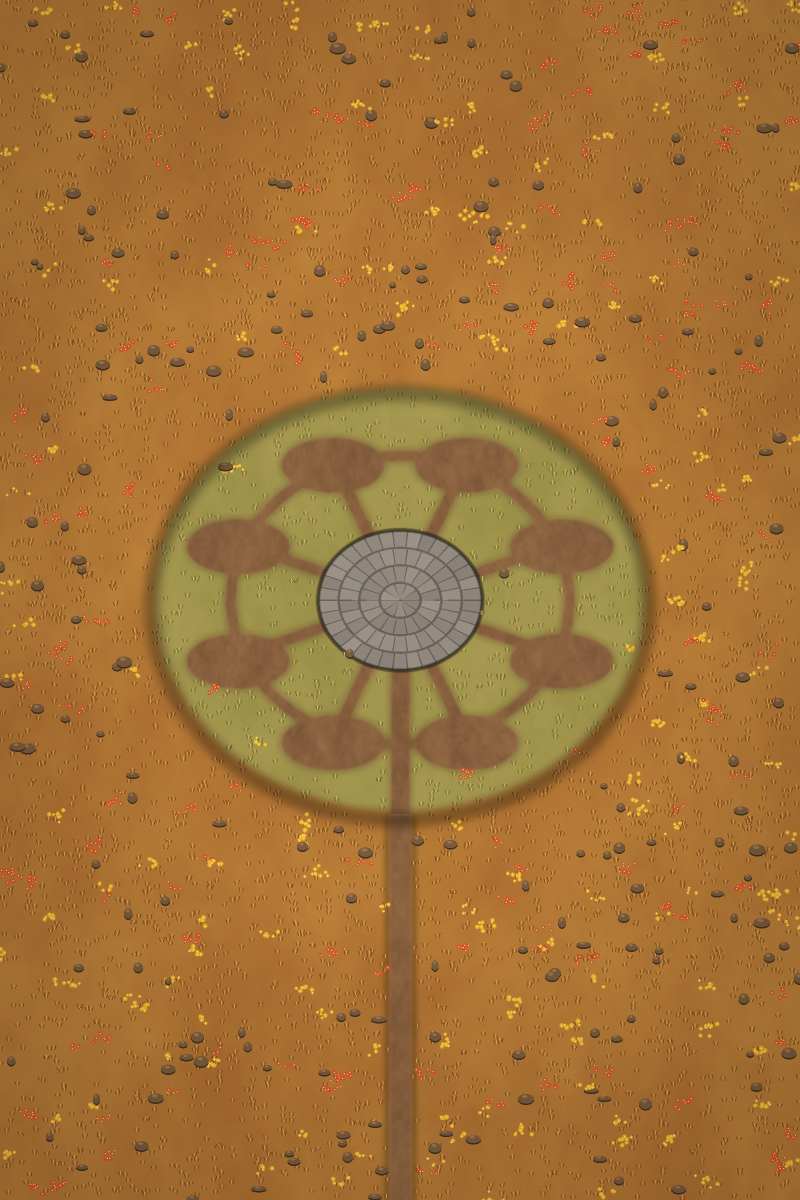
#> input picture Assets/Resources/Art/base_ground_autumn.jpg, 1600 x 2400 px (shown at 1/2 size)
$ python cutout.py ../../Assets/Resources/Art/base_ground_autumn.jpg ../../Assets/Resources/Art/base_ground_desert.jpg
#> lines starting #> are read from the running program, lines starting #| are printed output that depends on the picture
import sys, numpy as np, cv2
from PIL import Image
src, dst = sys.argv[1], sys.argv[2]
im = np.array(Image.open(src).convert('RGB')).astype(np.int16)
mn, mx = im.min(axis=2), im.max(axis=2)
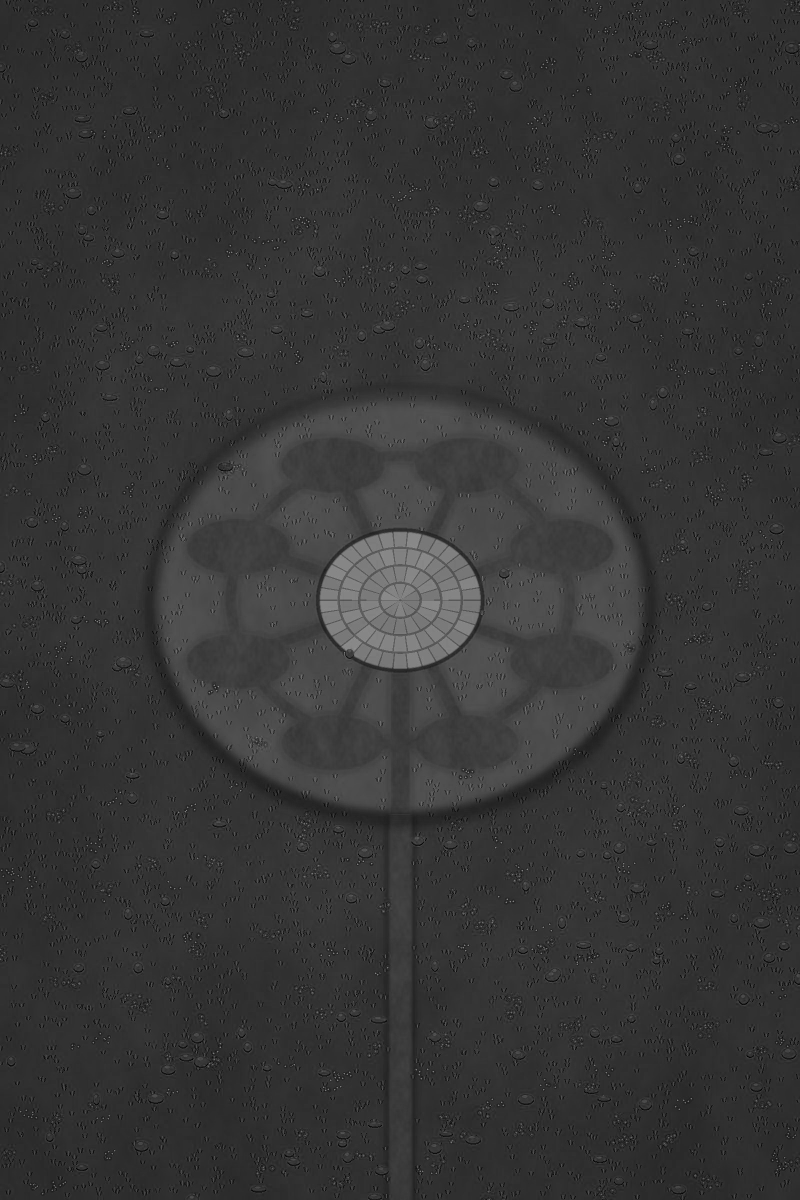
#> mn: shape (2400, 1600) int16 (shown at 1/2 size); min 0, max 179, mean 53.5
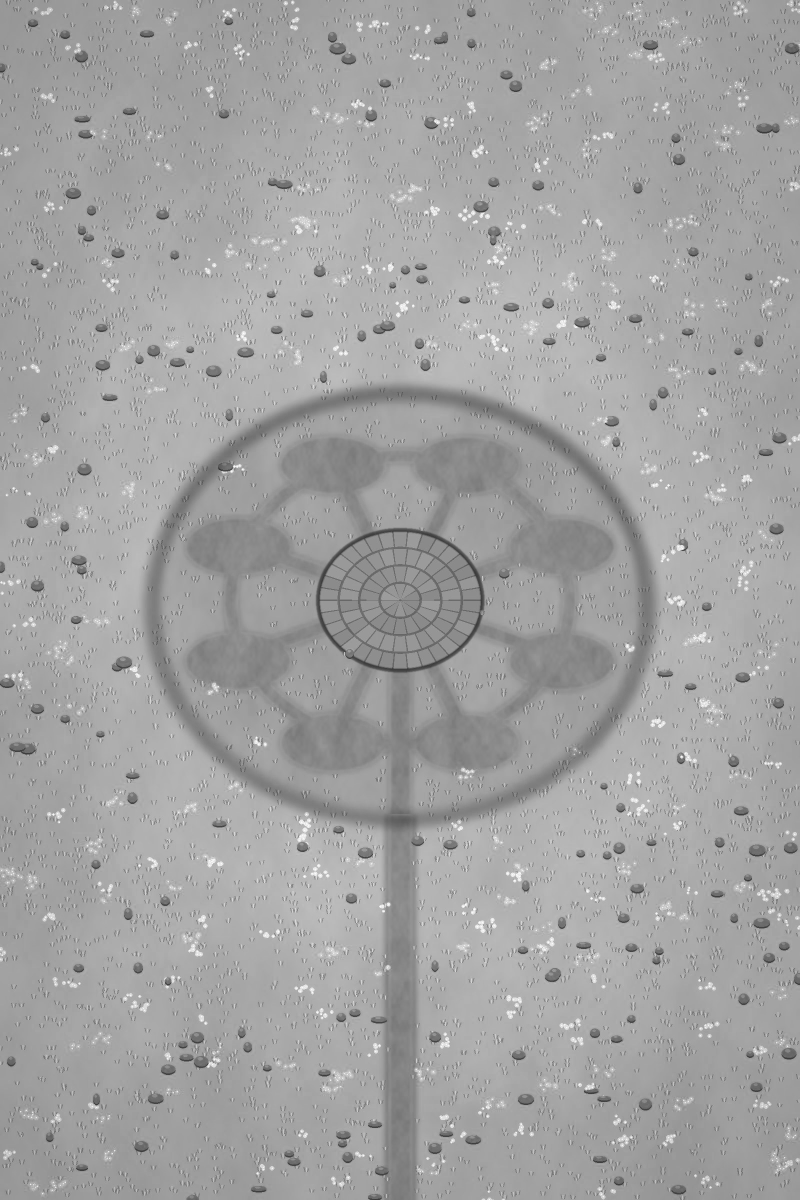
#> mx: shape (2400, 1600) int16 (shown at 1/2 size); min 46, max 255, mean 162.4
cand = ((mn > 196) & ((mx - mn) < 16)).astype(np.uint8)        # açık gri/beyaz, renksiz
#> cand: shape (2400, 1600); every value is 0
n, lab = cv2.connectedComponents(cand, connectivity=4)
#> lab: shape (2400, 1600) int32; every value is 0
#> n = 1
border = set(np.unique(np.concatenate([lab[0], lab[-1], lab[:, 0], lab[:, -1]]))) - {0}
#> border = 0 items
bg = np.isin(lab, list(border)).astype(np.uint8)
# küçük delikleri kapat, kenardaki açık hale halkasını da arka plana kat
bg = cv2.morphologyEx(bg, cv2.MORPH_CLOSE, np.ones((3, 3), np.uint8))
halo = cv2.dilate(bg, np.ones((3, 3), np.uint8)) & cand
bg = np.maximum(bg, halo)
fg = 1 - bg
#> fg: shape (2400, 1600); every value is 1
# en büyük nesne parçası dışındaki kırıntıları at
n2, lab2, st, _ = cv2.connectedComponentsWithStats(fg.astype(np.uint8), connectivity=8)
#> lab2: shape (2400, 1600) int32; every value is 1
#> n2 = 2; st = [[-1, 2147483647, 0, 0, 0], [0, 0, 1600, 2400, 3840000]]
keep = np.zeros_like(fg)
for i in range(1, n2):
    if st[i, cv2.CC_STAT_AREA] > 400: keep[lab2 == i] = 1
alpha = cv2.GaussianBlur((keep * 255).astype(np.uint8), (3, 3), 0)
#> alpha: shape (2400, 1600); every value is 255
alpha = np.minimum(alpha, (keep * 255).astype(np.uint8) | cv2.erode(alpha, np.ones((2, 2), np.uint8)))
out = np.dstack([im.astype(np.uint8), alpha])
ys, xs = np.where(keep > 0)
print('bbox', xs.min(), ys.min(), xs.max(), ys.max(), 'fg%', round(keep.mean() * 100, 1))
#| bbox 0 0 1599 2399 fg% 100.0
Image.fromarray(out, 'RGBA').save(dst)
